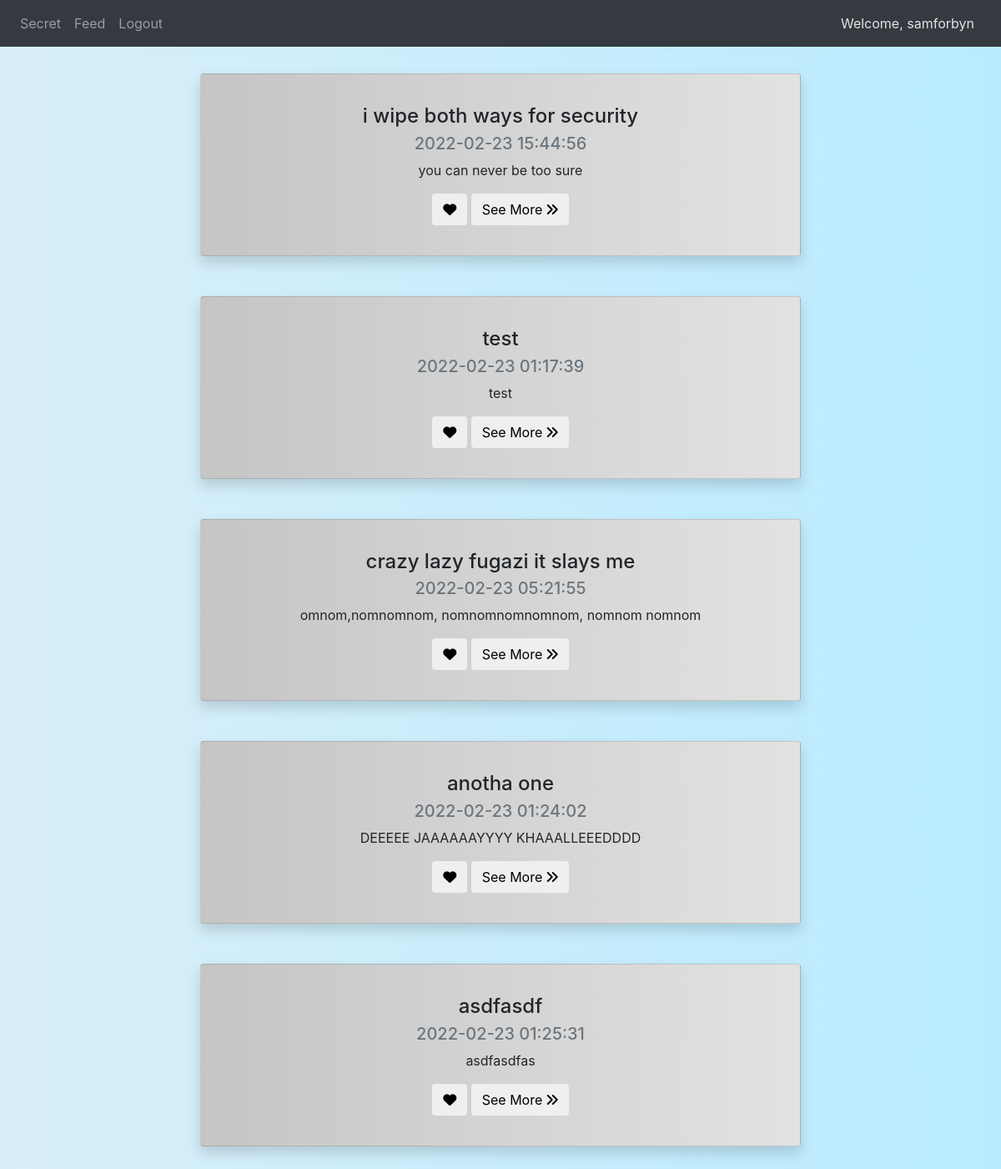
Page /feed (signed in) on the earlier database version.
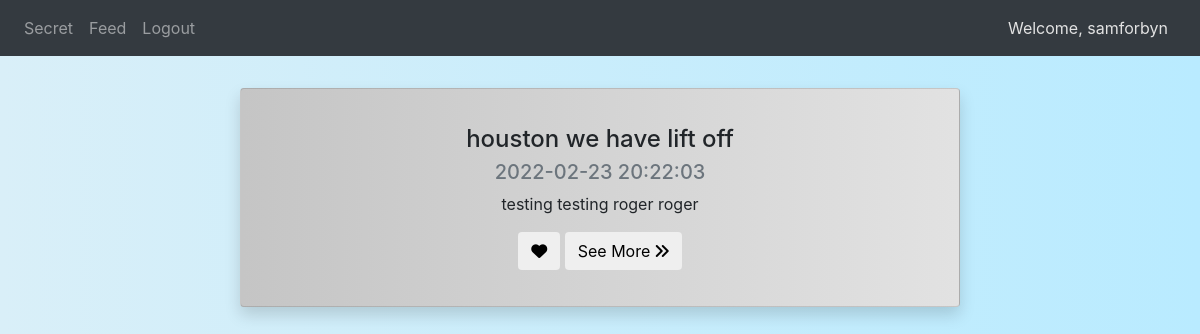
Same page on the later database version.
### website/models.py (models this page shows, shortened)
class Users(db.Model, UserMixin):
    user_id = db.Column(db.Integer, primary_key=True, autoincrement=True, nullable=False)
    first_name = db.Column(db.String(175), nullable=False)
    last_name = db.Column(db.String(175), nullable=False)
    email = db.Column(db.String(175), unique=True, nullable=False)
    username = db.Column(db.String(175), unique=True, nullable=False)
    password = db.Column(db.String(512), nullable=False)

class Posts(db.Model):
    post_id = db.Column(db.Integer, primary_key=True, autoincrement=True)
    post_title = db.Column(db.String(175))
    post_content = db.Column(db.String(10000))
    post_image = db.Column(db.String(512))
    post_date = db.Column(db.DateTime(timezone=True), server_default = func.now())
    post_author = db.Column(db.Integer, db.ForeignKey('users.user_id'))

### website/views.py (the view, shortened to what this page needs)
@views.route('/feed', methods=['GET', 'POST'])
@login_required
def feed():
    all_posts = db.session.query(Posts).all()
    def shuffle_posts(posts):
        try:
            result = list(posts)
            random.shuffle(result)
            return result
        except:
            return posts
    return render_template('feed.html', user=current_user, all_posts=shuffle_posts(all_posts))

### website/__init__.py (called while the page is built)
def create_app():
    app = Flask(__name__)
    app.config['SECRET_KEY'] = SECRET_KEY
    app.config['SQLALCHEMY_DATABASE_URI'] = f'sqlite:///{DB_NAME}'
    app.config['SQLALCHEMY_TRACK_MODIFICATIONS'] = False
    db.init_app(app)
    from .views import views
    from .auth import auth
    app.register_blueprint(views, url_prefix='/')
    app.register_blueprint(auth, url_prefix='/')
    QRcode(app)
    from .models import Users, Posts, Favorites
    create_database(app)
    login_manager = LoginManager()
    login_manager.login_view = 'auth.login'
    login_manager.init_app(app)
    @login_manager.user_loader
    def load_user(id):
        return Users.query.get(int(id))
    return app

### website/templates/feed.html (shortened to what this page needs)
{% extends 'base.html'%}
{% block style%}
<link rel="stylesheet" href="static/feed_css.css">
{% endblock %}
{% block body%}
    {% for post in all_posts %}
    <div align="center">
        <div class="card shadow p-3 mb-5 bg-white rounded postBG">
            <div class="card-body text-center" align="left">
                <h4 class="card-title">{{ post.post_title }}</h4>
                <h5 class="card-subtitle mb-2 text-muted">{{ post.post_date }}</h5>
                <p class="card-text">{{ post.post_content }}</p>
                <div class="d-flex justify-content-around">
                    <form method="post">
                        <button name="favbtn" value = {{ post.post_id }} class="btn btn-white btn-xs"><i class="fa-solid fa-heart"></i></button>
                        <button name="seeMore" class="btn btn-white btn-xs" value={{ post.post_id }}>See More <i class="fa-solid fa-angles-right"></i></button>
                    </form>
                </div>
            </div>
        </div>
    </div>
    {% endfor %}
{% endblock %}

### website/templates/base.html (shortened to what this page needs)
<!DOCTYPE html>
<html lang="en">
<head>
    <link rel="stylesheet" href="https://stackpath.bootstrapcdn.com/bootstrap/4.1.3/css/bootstrap.min.css">
    <link rel="stylesheet" href="https://cdnjs.cloudflare.com/ajax/libs/font-awesome/6.0.0/css/all.min.css" />
    <link rel="stylesheet" href="static/base_css.css">
    {% block style%}
    {% endblock %}
</head>
<body>
    <nav class = "navbar navbar-expand-lg navbar-dark bg-dark">
        <div class ="collapse navbar-collapse" id="navbar">
            <div class ="navbar-nav">
                {% if user.is_authenticated %}
                <a id = "home" href={{ url_for('views.home') }} class="nav-item nav-link">Secret</a>
                <a id = "home" href={{ url_for('views.feed') }} class="nav-item nav-link">Feed</a>
                <a id = "logout" href={{ url_for('auth.logout') }} class="nav-item nav-link">Logout</a>
                {% else %}
                <a id = "login" href={{ url_for('auth.login') }} class="nav-item nav-link">Login</a>
                <a id = "signUp" href={{ url_for('auth.sign_up') }} class="nav-item nav-link">Sign Up</a>
                {% endif %}
            </div>
        </div>
        {% if user.is_authenticated %}
        <a id="welcome" class="nav-item nav-link ml-auto" href={{ url_for('auth.profile') }}>Welcome, {{ user.username }}</a>
        {% endif %}
    </nav>
    <div class="container">
        {% block body%}
        {%endblock%}
    </div>
</body>
</html>

### website/static/base_css.css (style rules this page uses)
body { background-image: linear-gradient(to right,#d9eff8, #b9ebff); }
#welcome { color: #e2e2e2; }

### website/static/feed_css.css (style rules this page uses)
body { background-image: linear-gradient(to right,#d9eff8, #b9ebff); }
.postBG { background-image: linear-gradient(to left,#e2e2e2, #c5c5c5); margin-top: 2rem; margin-bottom: 1rem; width: 60vw; }
#welcome { color: #e2e2e2; }

Differences in the rows shown:
removed Posts: post_title "i wipe both ways for security", post_date "2022-02-23 15:44:56", post_content "you can never be too sure", {{ post.post_id }} 5 (drawn)
removed Posts: post_title "test", post_date "2022-02-23 01:17:39", post_content "test", {{ post.post_id }} 1 (drawn)
removed Posts: post_title "crazy lazy fugazi it slays me", post_date "2022-02-23 05:21:55", post_content "omnom,nomnomnom, nomnomnomnomnom, nomnom nomnom", {{ post.post_id }} 4 (drawn)
removed Posts: post_title "anotha one", post_date "2022-02-23 01:24:02", post_content "DEEEEE JAAAAAAYYYY KHAAALLEEEDDDD", {{ post.post_id }} 2 (drawn)
removed Posts: post_title "asdfasdf", post_date "2022-02-23 01:25:31", post_content "asdfasdfas", {{ post.post_id }} 3 (drawn)
added Posts: post_title "houston we have lift off", post_date "2022-02-23 20:22:03", post_content "testing testing roger roger", {{ post.post_id }} 1 (drawn)
